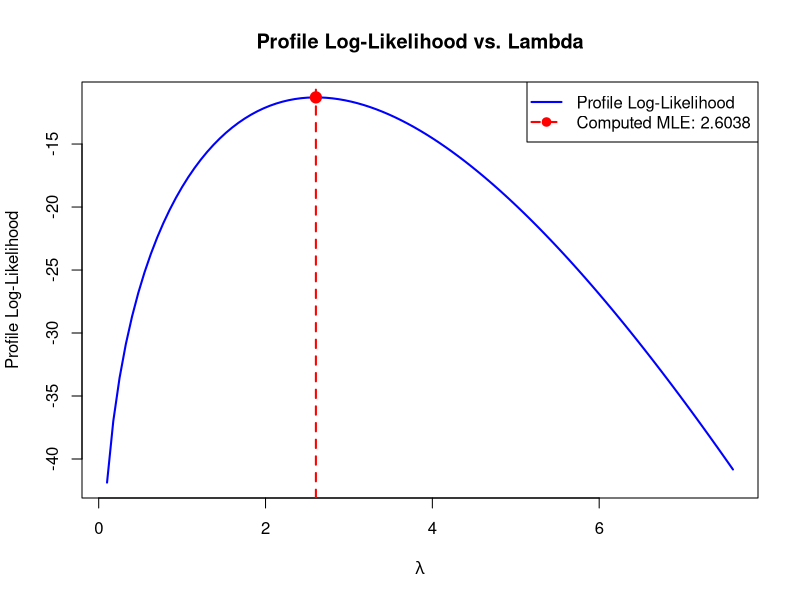

The R script that drew this image:
##name: Piyush Verma
##roll number:240749
##data file: fort.58


df<-c(0.532,0.568,0.881,0.755,0.203,0.292,0.282,0.839,0.364,1.072,1.075,1.070,1.153,
      0.456,0.861,0.714,1.273,0.814,0.765,0.215,0.412,1.397,0.855,0.118,0.294,0.458,
      0.072,0.695 ) ## fort.58 dataset
## g_lambda is the function obtained by finding alpha as a function of lambda
## a closer look on log likelihood reveals that for any lambda,
## alpha -n/(sum(log(1-exp(-lambda*df)))) maximizes the log likelihood,
## so inputting this in log likelihood gives us the g_lambda function
g_lambda<-function(l)
{
  n<-length(df)
  out<-n*log(-n/(sum(log(1-exp(-l*df)))))+n*log(l)-l*sum(df)-sum(log(1-exp(-l*df)))-n
  return(out)
}
## first derivative of g_lambda
d_log_likelihood<-function(X,l)
{
  n<-length(X)
  A<-sum((X*exp(-l*X))/(1-exp(-l*X)))
  B<-sum(log(1-exp(-l*X)))
  out<-n/l-sum(X)+(A)*(-(n/B)-1)
  return(out)
}
## second derivative of g_lambda
double_d_log_likelihood<-function(X,l)
{
  n<-length(X)
  A<-sum((X*exp(-l*X))/(1-exp(-l*X)))
  B<-sum(log(1-exp(-l*X)))
  C<-sum(((X^2)*(exp(-l*X)))/(1-exp(-l*X))^2)
  out<-(-n/l^2)+(C)*(n/B+1)+(A^2)*(n/B^2)
  return(out)
}
##netwon raphson algorithm
NR<-function(X,l,gl,dgl,err=1e-6,max.it=1000)
{
  old_l<-l
  new_l<-l
  for(i in 1:max.it)
  {
    old_l<-new_l
    g<-gl(X,old_l)
    dg<-dgl(X,old_l)
    if(abs(g) < 1e-12)
    {
      return(list(par=old_l,iter=i))
    }
    new_l<-old_l-g/dg
    if(new_l<0)
    {
      new_l<-old_l/2
    }
    if(abs(new_l-old_l)<err)
    {
      return(list(par=new_l,iter=i))
    }
  }
  return(list(par=old_l,iter=max.it))
}
lambda_init<-1/mean(df)
result<-NR(df,lambda_init,d_log_likelihood,double_d_log_likelihood)
lambda_hat<-result$par
iters<-result$iter
n<-length(df)
alpha_hat<-(-n/(sum(log(1-exp(-lambda_hat*df)))))

##non parametric bootstrap
set.seed(2026)
B<-1000
lambda_np<-numeric(length=B)
alpha_np<-numeric(length=B)
for(i in 1:B)
{
  df_sample<-sample(df,size=n,replace=TRUE)
  res_sample<-NR(df_sample,1/mean(df_sample),d_log_likelihood,double_d_log_likelihood)
  lambda_np[i]<-res_sample$par
  alpha_np[i]<-(-n/(sum(log(1-exp(-lambda_np[i]*df_sample)))))
}
ci_95_lambda_np<-quantile(lambda_np,probs = c(0.025,0.975))
ci_95_alpha_np<-quantile(alpha_np,probs=c(0.025,0.975))

## parametric bootstrap
set.seed(2026)
B<-1000
lambda_parametric<-numeric(length=B)
alpha_parametric<-numeric(length=B)

## make a transform Y=1-exp(-lambda*X), we get Y~Beta(alpha,1)
for(i in 1:B)
{
  Y<-rbeta(n,alpha_hat,1)
  df_sample_par<-(-log(1-Y)/lambda_hat)
  res_parametric<-NR(df_sample_par,1/(mean(df_sample_par)),d_log_likelihood,double_d_log_likelihood)
  lambda_parametric[i]<-res_parametric$par
  alpha_parametric[i]<-(-n/sum(log(1-exp(-lambda_parametric[i]*df_sample_par))))
}

ci_95_lambda_p<-quantile(lambda_parametric,probs = c(0.025,0.975))
ci_95_alpha_p<-quantile(alpha_parametric,probs = c(0.025,0.975))

cat("\nNewton-Raphson Optimization Results\n")
cat(sprintf("Iterations required: %d\n", iters))
cat(sprintf("Lambda MLE: %f\n", lambda_hat))
cat(sprintf("Alpha MLE:  %f\n", alpha_hat))

cat("\n95% Confidence Intervals (Non-Parametric)\n")
cat(sprintf("Lambda: [%f, %f]\n", ci_95_lambda_np[1], ci_95_lambda_np[2]))
cat(sprintf("Alpha:  [%f, %f]\n", ci_95_alpha_np[1], ci_95_alpha_np[2]))

cat("\n95% Confidence Intervals (Parametric)\n")
cat(sprintf("Lambda: [%f, %f]\n", ci_95_lambda_p[1], ci_95_lambda_p[2]))
cat(sprintf("Alpha:  [%f, %f]\n", ci_95_alpha_p[1], ci_95_alpha_p[2]))

## Plotting the profile log-likelihood for lambda to visually verify the MLE
## Vectorizing g_lambda so curve() can evaluate it over a sequence of x values
g_lambda_vec <- Vectorize(g_lambda)

curve(g_lambda_vec(x), 
      from = max(0.1, lambda_hat - 5), 
      to = lambda_hat + 5, 
      col = "blue", 
      lwd = 2, 
      xlab = expression(lambda), 
      ylab = "Profile Log-Likelihood",
      main = "Profile Log-Likelihood vs. Lambda")

## Add a vertical line at the computed MLE
abline(v = lambda_hat, col = "red", lty = 2, lwd = 2)

## Add a point at the exact maximum
points(lambda_hat, g_lambda_vec(lambda_hat), col = "red", pch = 19, cex = 1.5)

legend("topright", 
       legend = c("Profile Log-Likelihood", sprintf("Computed MLE: %.4f", lambda_hat)),
       col = c("blue", "red"), 
       lty = c(1, 2), 
       lwd = c(2, 2), 
       pch = c(NA, 19))
